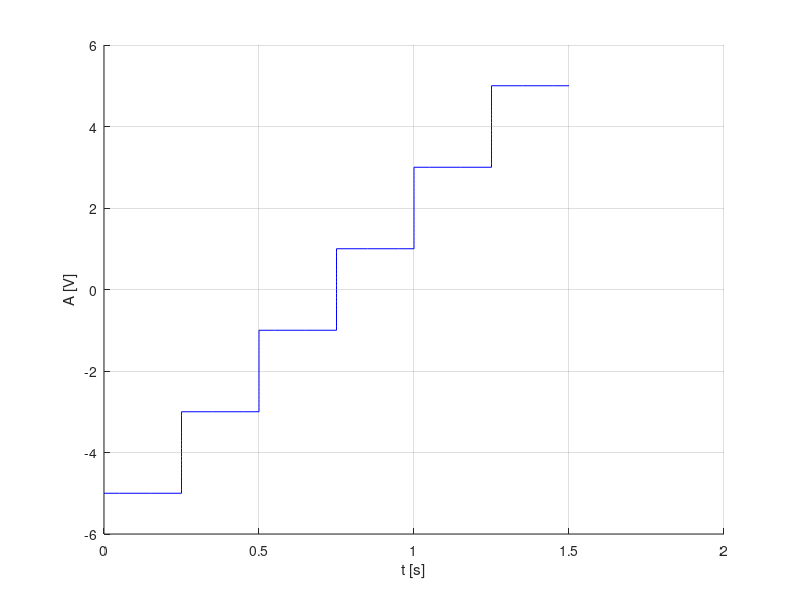

Recreate this plot in MATLAB.
function [ ] = TemaEx3c( )

x=0:0.05:0.25; %nivelul de -5
y=-5-x+x;
hold on
plot(x, y,'b')

x=0.25:0.05:0.5; %nivelul de -3
y= -3 -x+x;
plot(x,y,'b')

y=-5:0.1:-3;  % "linia dintre ele";  dintre nivelele -5 si -3"
x=0.25-y+y;
plot(x,y,'b')


x=0.5:0.05:0.75; %nivelul de -1
y=-1-x+x;
plot(x, y,'b')

y=-3:0.1:-1;  % "linia dintre ele";  dintre nivelele -3 si -1"
x=0.5-y+y;
plot(x,y,'b')

x=0.75:0.05:1; %nivelul de 1
y= 1 -x+x;
plot(x,y,'b')

y=-1:0.1:1;  % "linia dintre ele"; dintre nivelele -1 si 1"
x=0.75-y+y;
plot(x,y,'b')

x=1:0.05:1.25; %nivelul de 3
y=3-x+x;
plot(x, y,'b')

y=1:0.1:3;  % "linia dintre ele";  dintre nivelele 1 si 3"
x=1-y+y;
plot(x,y,'b')

x=1.25:0.05:1.5; %nivelul de 5
y= 5 -x+x;
plot(x,y,'b')

y=3:0.1:5;  % "linia dintre ele";  dintre nivelele 3 si 5"
x=1.25-y+y;
plot(x,y,'b'),grid, xlabel('t [s]'),ylabel('A [V]') %afisarea semnalului



end
